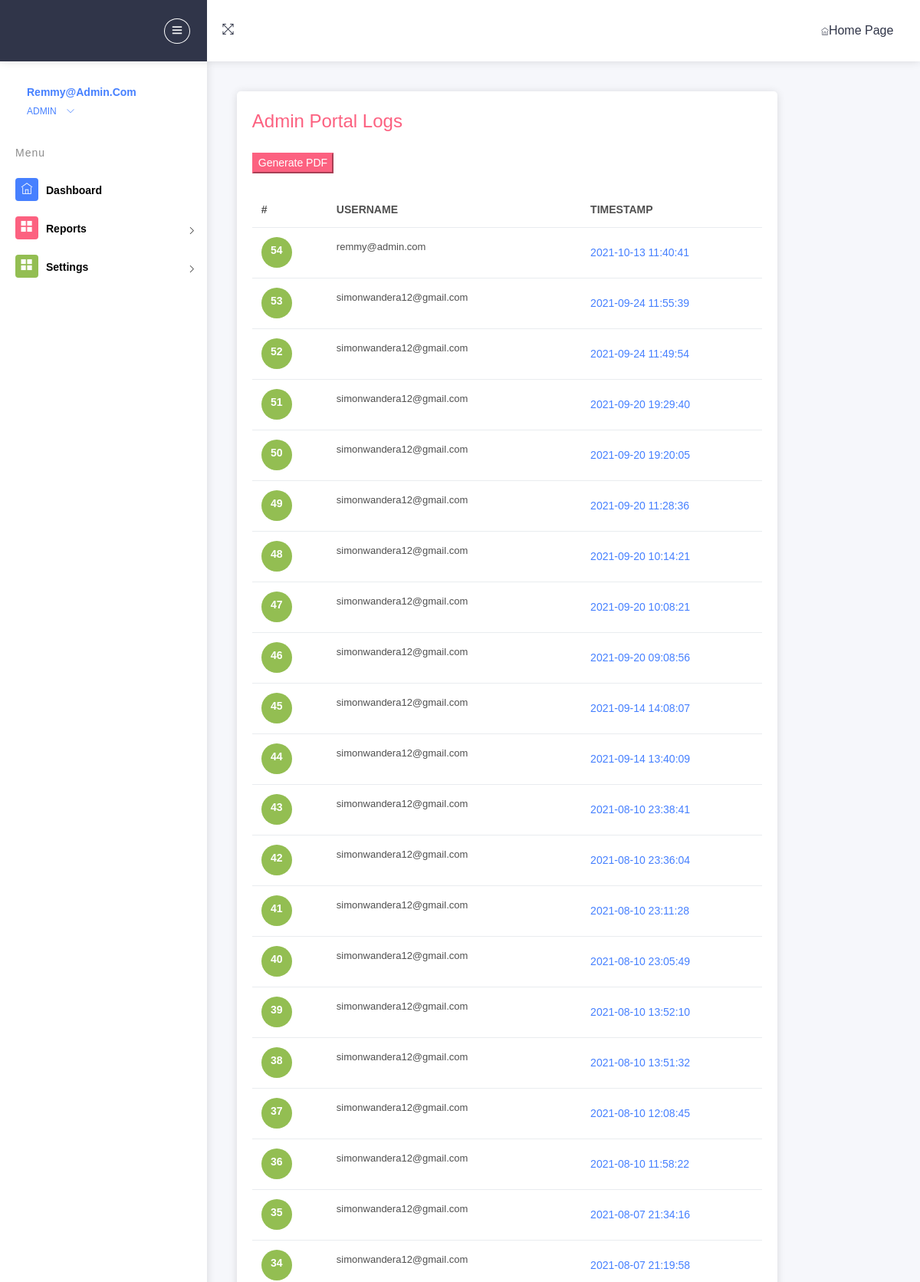
Screenshot of /admin/logs.php (signed in, upper part) with the database file from the repository.
### tables this page shows
CREATE TABLE `logs` (
  `ID` int(11) NOT NULL,
  `USERNAME` varchar(255) NOT NULL,
  `TIME` timestamp NOT NULL DEFAULT current_timestamp()
);

### admin/reports.php (the view, shortened to what this page needs)
<?php
  function logs(){
  ?>
  <table class="table table-hover">
      <thead>
          <tr>
              <th>#</th>
              <th>USERNAME</th>
              <th>TIMESTAMP</th>
          </tr>
      </thead>
      <tbody>
        <?php
        global $con;
        $sql = "SELECT * FROM logs ORDER BY TIME DESC";
        $myresult = mysqli_query($con, $sql);
        if(mysqli_num_rows($myresult)>0){
          while ($row = mysqli_fetch_array($myresult)){
            $id = $row['ID'];
            $username = $row['USERNAME'];
            $timestamp = $row['TIME'];
            ?>
        <tr>
           <td>
             <a href="single_report.php?id=<?php echo urlencode($id) ?> & type=<?php echo urlencode($type)?> & about=<?php echo urlencode($about); ?>">
               <div class="task-contain">
                   <h6 class="bg-c-green d-inline-block text-center"><?php echo $id ?></h6>
               </div>
               </a>
           </td>
           <td>
               <p class="d-inline-block m-r-20"><?php echo $username; ?></p>
           </td>
           <td>
               <div class="text-primary">
                   <?php echo $timestamp; ?>
               </div>
           </td>
       </tr>
     <?php }} ?>
      </tbody>
  </table>
  <?php }
  ?>

### rows the page displays
logs: ID "54", USERNAME "remmy@admin.com", TIME "2021-10-13 11:40:41"
logs: ID "53", USERNAME "simonwandera12@gmail.com", TIME "2021-09-24 11:55:39"
logs: ID "52", USERNAME "simonwandera12@gmail.com", TIME "2021-09-24 11:49:54"
logs: ID "51", USERNAME "simonwandera12@gmail.com", TIME "2021-09-20 19:29:40"
logs: ID "50", USERNAME "simonwandera12@gmail.com", TIME "2021-09-20 19:20:05"
logs: ID "49", USERNAME "simonwandera12@gmail.com", TIME "2021-09-20 11:28:36"
logs: ID "48", USERNAME "simonwandera12@gmail.com", TIME "2021-09-20 10:14:21"
logs: ID "47", USERNAME "simonwandera12@gmail.com", TIME "2021-09-20 10:08:21"
logs: ID "46", USERNAME "simonwandera12@gmail.com", TIME "2021-09-20 09:08:56"
logs: ID "45", USERNAME "simonwandera12@gmail.com", TIME "2021-09-14 14:08:07"
logs: ID "44", USERNAME "simonwandera12@gmail.com", TIME "2021-09-14 13:40:09"
logs: ID "43", USERNAME "simonwandera12@gmail.com", TIME "2021-08-10 23:38:41"
logs: ID "42", USERNAME "simonwandera12@gmail.com", TIME "2021-08-10 23:36:04"
logs: ID "41", USERNAME "simonwandera12@gmail.com", TIME "2021-08-10 23:11:28"
logs: ID "40", USERNAME "simonwandera12@gmail.com", TIME "2021-08-10 23:05:49"
logs: ID "39", USERNAME "simonwandera12@gmail.com", TIME "2021-08-10 13:52:10"
logs: ID "38", USERNAME "simonwandera12@gmail.com", TIME "2021-08-10 13:51:32"
logs: ID "37", USERNAME "simonwandera12@gmail.com", TIME "2021-08-10 12:08:45"
logs: ID "36", USERNAME "simonwandera12@gmail.com", TIME "2021-08-10 11:58:22"
logs: ID "35", USERNAME "simonwandera12@gmail.com", TIME "2021-08-07 21:34:16"
logs: ID "34", USERNAME "simonwandera12@gmail.com", TIME "2021-08-07 21:19:58"

### other values shown
$_SESSION['user'] "Remmy@admin.com"
$_SESSION['title'] "ADMIN"
